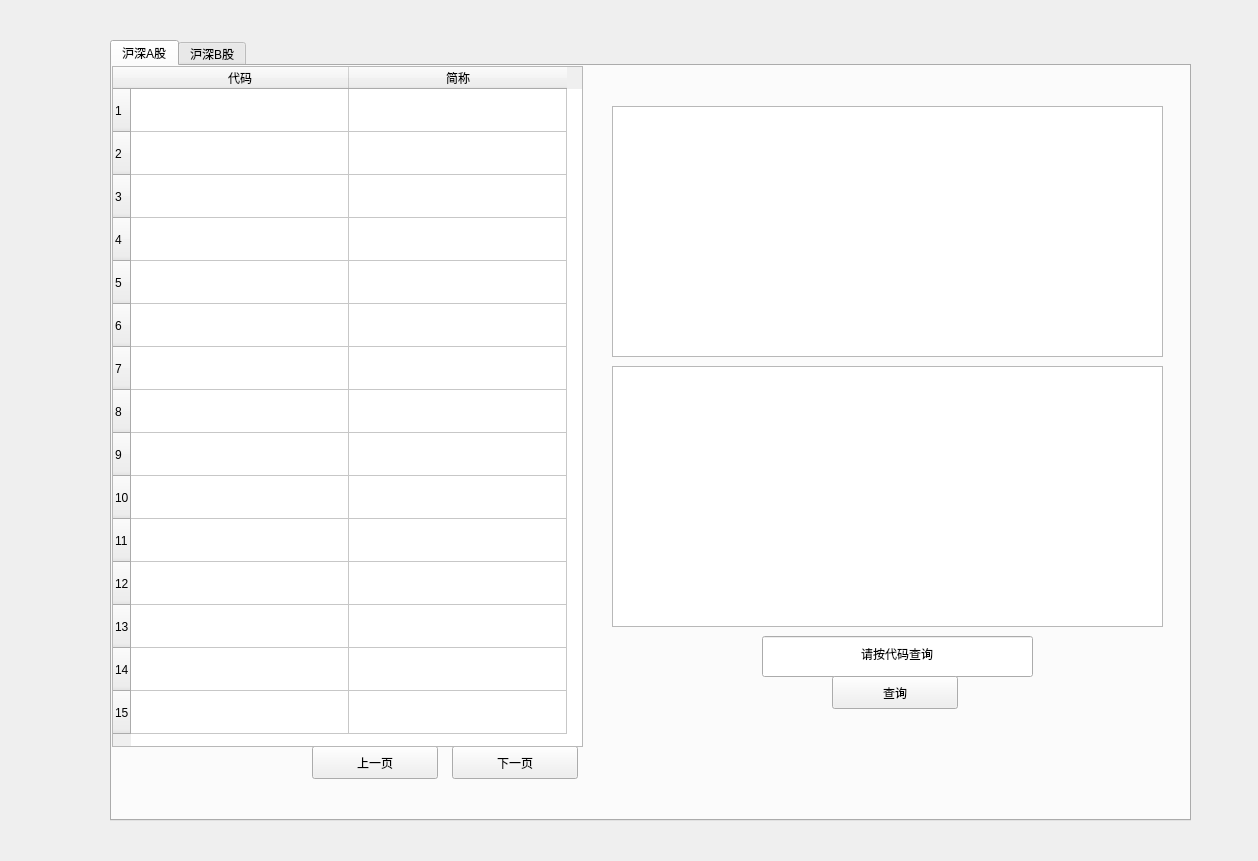
<?xml version="1.0" encoding="UTF-8"?>
<ui version="4.0">
 <class>Form</class>
 <widget class="QWidget" name="Form">
  <property name="geometry">
   <rect>
    <x>0</x>
    <y>0</y>
    <width>1258</width>
    <height>861</height>
   </rect>
  </property>
  <property name="windowTitle">
   <string>股票</string>
  </property>
  <widget class="QTabWidget" name="tabWidget">
   <property name="geometry">
    <rect>
     <x>110</x>
     <y>40</y>
     <width>1081</width>
     <height>781</height>
    </rect>
   </property>
   <property name="currentIndex">
    <number>0</number>
   </property>
   <widget class="QWidget" name="tab">
    <attribute name="title">
     <string>沪深A股</string>
    </attribute>
    <widget class="QPushButton" name="PageDownButtonA">
     <property name="geometry">
      <rect>
       <x>340</x>
       <y>680</y>
       <width>126</width>
       <height>33</height>
      </rect>
     </property>
     <property name="text">
      <string>下一页</string>
     </property>
    </widget>
    <widget class="QGraphicsView" name="KpictureA">
     <property name="geometry">
      <rect>
       <x>500</x>
       <y>300</y>
       <width>551</width>
       <height>261</height>
      </rect>
     </property>
    </widget>
    <widget class="QPushButton" name="PageUpButtonA">
     <property name="geometry">
      <rect>
       <x>200</x>
       <y>680</y>
       <width>126</width>
       <height>33</height>
      </rect>
     </property>
     <property name="text">
      <string>上一页</string>
     </property>
    </widget>
    <widget class="QLineEdit" name="lineEditBA">
     <property name="geometry">
      <rect>
       <x>650</x>
       <y>570</y>
       <width>271</width>
       <height>41</height>
      </rect>
     </property>
     <property name="text">
      <string>请按代码查询</string>
     </property>
     <property name="alignment">
      <set>Qt::AlignCenter</set>
     </property>
    </widget>
    <widget class="QPushButton" name="inquireButtonA">
     <property name="geometry">
      <rect>
       <x>720</x>
       <y>610</y>
       <width>126</width>
       <height>33</height>
      </rect>
     </property>
     <property name="text">
      <string>查询</string>
     </property>
    </widget>
    <widget class="QTextEdit" name="textEditA">
     <property name="geometry">
      <rect>
       <x>500</x>
       <y>40</y>
       <width>551</width>
       <height>251</height>
      </rect>
     </property>
    </widget>
    <widget class="QTableWidget" name="tableWidgetA">
     <property name="geometry">
      <rect>
       <x>0</x>
       <y>0</y>
       <width>471</width>
       <height>681</height>
      </rect>
     </property>
     <property name="contextMenuPolicy">
      <enum>Qt::DefaultContextMenu</enum>
     </property>
     <property name="rowCount">
      <number>15</number>
     </property>
     <property name="columnCount">
      <number>2</number>
     </property>
     <attribute name="horizontalHeaderDefaultSectionSize">
      <number>218</number>
     </attribute>
     <attribute name="verticalHeaderDefaultSectionSize">
      <number>43</number>
     </attribute>
     <attribute name="verticalHeaderMinimumSectionSize">
      <number>33</number>
     </attribute>
     <row/>
     <row/>
     <row/>
     <row/>
     <row/>
     <row/>
     <row/>
     <row/>
     <row/>
     <row/>
     <row/>
     <row/>
     <row/>
     <row/>
     <row/>
     <column>
      <property name="text">
       <string>代码</string>
      </property>
     </column>
     <column>
      <property name="text">
       <string>简称</string>
      </property>
     </column>
    </widget>
   </widget>
   <widget class="QWidget" name="tab_2">
    <attribute name="title">
     <string>沪深B股</string>
    </attribute>
    <widget class="QPushButton" name="PageDownButtonB">
     <property name="geometry">
      <rect>
       <x>340</x>
       <y>680</y>
       <width>126</width>
       <height>33</height>
      </rect>
     </property>
     <property name="text">
      <string>下一页</string>
     </property>
    </widget>
    <widget class="QGraphicsView" name="KpictureB">
     <property name="geometry">
      <rect>
       <x>500</x>
       <y>300</y>
       <width>551</width>
       <height>261</height>
      </rect>
     </property>
    </widget>
    <widget class="QPushButton" name="PageUpButtonB">
     <property name="geometry">
      <rect>
       <x>200</x>
       <y>680</y>
       <width>126</width>
       <height>33</height>
      </rect>
     </property>
     <property name="text">
      <string>上一页</string>
     </property>
    </widget>
    <widget class="QLineEdit" name="lineEditB">
     <property name="geometry">
      <rect>
       <x>650</x>
       <y>570</y>
       <width>271</width>
       <height>41</height>
      </rect>
     </property>
     <property name="text">
      <string>请按代码查询</string>
     </property>
     <property name="alignment">
      <set>Qt::AlignCenter</set>
     </property>
    </widget>
    <widget class="QPushButton" name="inquireButtonB">
     <property name="geometry">
      <rect>
       <x>720</x>
       <y>610</y>
       <width>126</width>
       <height>33</height>
      </rect>
     </property>
     <property name="text">
      <string>查询</string>
     </property>
    </widget>
    <widget class="QTextEdit" name="textEditB">
     <property name="geometry">
      <rect>
       <x>500</x>
       <y>40</y>
       <width>551</width>
       <height>251</height>
      </rect>
     </property>
    </widget>
    <widget class="QTableWidget" name="tableWidgetB">
     <property name="geometry">
      <rect>
       <x>0</x>
       <y>0</y>
       <width>471</width>
       <height>681</height>
      </rect>
     </property>
     <property name="contextMenuPolicy">
      <enum>Qt::DefaultContextMenu</enum>
     </property>
     <property name="rowCount">
      <number>15</number>
     </property>
     <property name="columnCount">
      <number>2</number>
     </property>
     <attribute name="horizontalHeaderDefaultSectionSize">
      <number>218</number>
     </attribute>
     <attribute name="verticalHeaderDefaultSectionSize">
      <number>43</number>
     </attribute>
     <attribute name="verticalHeaderMinimumSectionSize">
      <number>33</number>
     </attribute>
     <row/>
     <row/>
     <row/>
     <row/>
     <row/>
     <row/>
     <row/>
     <row/>
     <row/>
     <row/>
     <row/>
     <row/>
     <row/>
     <row/>
     <row/>
     <column>
      <property name="text">
       <string>代码</string>
      </property>
     </column>
     <column>
      <property name="text">
       <string>简称</string>
      </property>
     </column>
    </widget>
   </widget>
  </widget>
 </widget>
 <resources/>
 <connections/>
</ui>
